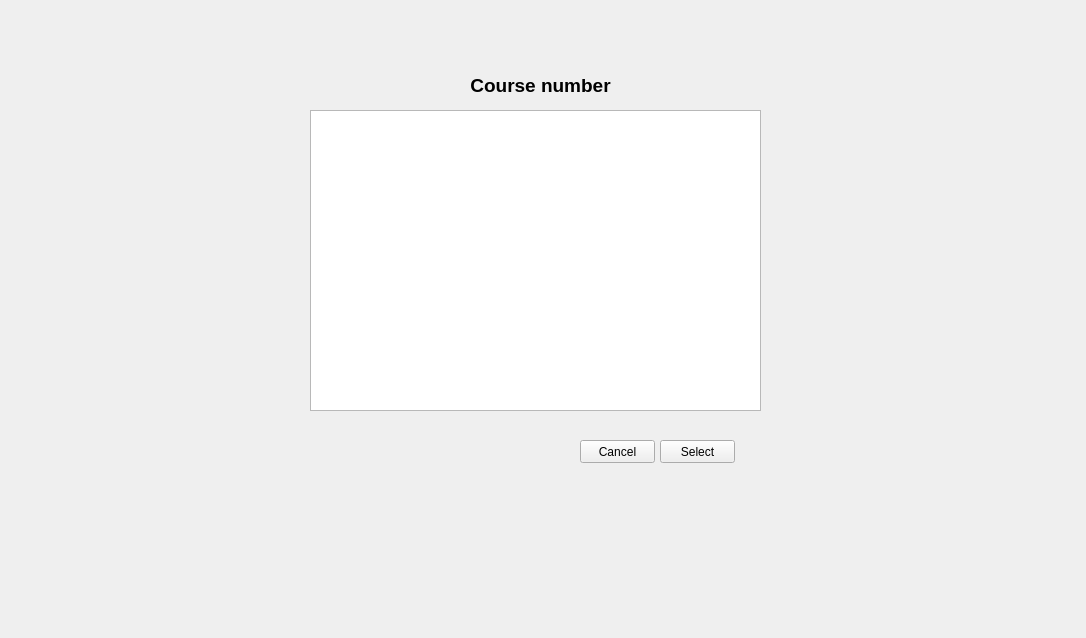
<?xml version="1.0" encoding="UTF-8"?>
<ui version="4.0">
 <class>GradeActivitySelectionScreen</class>
 <widget class="QWidget" name="GradeActivitySelectionScreen">
  <property name="geometry">
   <rect>
    <x>0</x>
    <y>0</y>
    <width>1086</width>
    <height>638</height>
   </rect>
  </property>
  <property name="windowTitle">
   <string>Form</string>
  </property>
  <widget class="QPushButton" name="cancelButton">
   <property name="geometry">
    <rect>
     <x>580</x>
     <y>440</y>
     <width>75</width>
     <height>23</height>
    </rect>
   </property>
   <property name="text">
    <string>Cancel</string>
   </property>
  </widget>
  <widget class="QLabel" name="label">
   <property name="geometry">
    <rect>
     <x>190</x>
     <y>70</y>
     <width>701</width>
     <height>31</height>
    </rect>
   </property>
   <property name="font">
    <font>
     <pointsize>14</pointsize>
     <weight>75</weight>
     <bold>true</bold>
    </font>
   </property>
   <property name="text">
    <string>Course number</string>
   </property>
   <property name="alignment">
    <set>Qt::AlignCenter</set>
   </property>
  </widget>
  <widget class="QPushButton" name="selectActivityButton">
   <property name="geometry">
    <rect>
     <x>660</x>
     <y>440</y>
     <width>75</width>
     <height>23</height>
    </rect>
   </property>
   <property name="text">
    <string>Select</string>
   </property>
  </widget>
  <widget class="QListWidget" name="activityListWidget">
   <property name="geometry">
    <rect>
     <x>310</x>
     <y>110</y>
     <width>451</width>
     <height>301</height>
    </rect>
   </property>
  </widget>
 </widget>
 <resources/>
 <connections/>
</ui>
